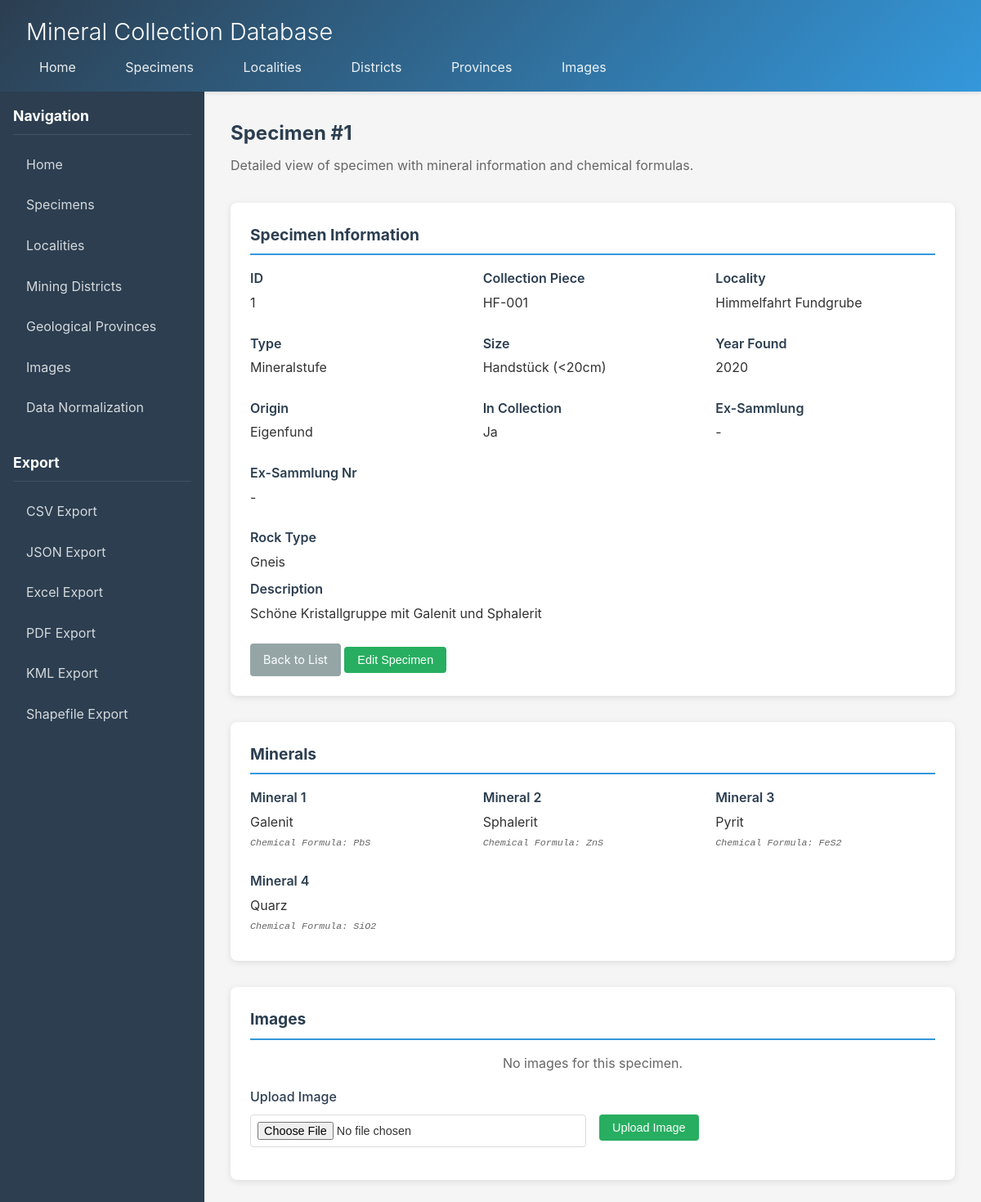
/view_stufen/1, run on the app's committed database.
### tables this page shows
CREATE TABLE stufen (
        snr INTEGER PRIMARY KEY AUTOINCREMENT,
        fundstelle TEXT,
        sammlungsstueck TEXT,
        art TEXT,
        groesse TEXT,
        mineral_1 TEXT,
        mineral_2 TEXT,
        mineral_3 TEXT,
        mineral_4 TEXT,
        gestein TEXT,
        beschreibung TEXT,
        fundjahr INTEGER,
        herkunft TEXT,
        im_bestand TEXT,
        mineral_1_formula TEXT,
        mineral_2_formula TEXT,
        mineral_3_formula TEXT,
        mineral_4_formula TEXT
    , ex_sammlung TEXT, ex_sammlung_nr TEXT);

### app.py (the view)
@app.route('/view_stufen/<int:snr>')
def view_stufen(snr):
    conn = get_db()
    cursor = conn.cursor()
    cursor.execute("SELECT * FROM stufen WHERE snr = ?", (snr,))
    stufe = cursor.fetchone()
    if stufe:
        stufe_dict = dict(stufe)
        formulas = get_formulas_for_stufe(
            stufe_dict.get('mineral_1'),
            stufe_dict.get('mineral_2'),
            stufe_dict.get('mineral_3'),
            stufe_dict.get('mineral_4')
        )
        for key, value in formulas.items():
            stufe_dict[key] = value
        cursor.execute("SELECT * FROM images WHERE snr = ? AND image_type = 'stufen'", (snr,))
        images = [dict(row) for row in cursor.fetchall()]
        conn.close()
        return render_template('view_stufen.html', stufe=stufe_dict, images=images)
    conn.close()
    return redirect(url_for('stufen_page'))

### app.py (called while the page is built)
def get_db():
    conn = sqlite3.connect(DB_PATH)
    conn.row_factory = sqlite3.Row
    conn.execute("PRAGMA foreign_keys = ON")
    return conn

def get_formula(mineral_name):
    if not mineral_name:
        return None
    mineral_lower = mineral_name.strip().lower()
    if mineral_lower in COMMON_MINERALS:
        return COMMON_MINERALS[mineral_lower]
    for key, formula in COMMON_MINERALS.items():
        if key in mineral_lower or mineral_lower in key:
            return formula
    return None

def get_formulas_for_stufe(mineral_1, mineral_2, mineral_3, mineral_4):
    formulas = {
        'mineral_1_formula': None,
        'mineral_2_formula': None,
        'mineral_3_formula': None,
        'mineral_4_formula': None
    }
    try:
        if mineral_1:
            formulas['mineral_1_formula'] = get_formula(mineral_1)
        if mineral_2:
            formulas['mineral_2_formula'] = get_formula(mineral_2)
        if mineral_3:
            formulas['mineral_3_formula'] = get_formula(mineral_3)
        if mineral_4:
            formulas['mineral_4_formula'] = get_formula(mineral_4)
    except Exception as e:
        print(f"Error in get_formulas_for_stufe: {e}")
    return formulas

### templates/view_stufen.html (shortened to what this page needs)
{% extends "base.html" %}
{% block content %}
<div class="content-header">
    <h2>Specimen #{{ stufe.snr }}</h2>
    <p>Detailed view of specimen with mineral information and chemical formulas.</p>
</div>
<div class="card">
    <h3>Specimen Information</h3>
    <div class="detail-grid">
        <div class="detail-item">
            <label>ID</label>
            <p>{{ stufe.snr }}</p>
        </div>
        <div class="detail-item">
            <label>Collection Piece</label>
            <p>{{ stufe.sammlungsstueck or '-' }}</p>
        </div>
        <div class="detail-item">
            <label>Locality</label>
            <p>{{ stufe.fundstelle or '-' }}</p>
        </div>
        <div class="detail-item">
            <label>Type</label>
            <p>{{ stufe.art or '-' }}</p>
        </div>
        <div class="detail-item">
            <label>Size</label>
            <p>{{ stufe.groesse or '-' }}</p>
        </div>
        <div class="detail-item">
            <label>Year Found</label>
            <p>{{ stufe.fundjahr or '-' }}</p>
        </div>
        <div class="detail-item">
            <label>Origin</label>
            <p>{{ stufe.herkunft or '-' }}</p>
        </div>
        <div class="detail-item">
            <label>In Collection</label>
            <p>{{ stufe.im_bestand or '-' }}</p>
        </div>
        <div class="detail-item">
            <label>Ex-Sammlung</label>
            <p>{{ stufe.ex_sammlung or '-' }}</p>
        </div>
        <div class="detail-item">
            <label>Ex-Sammlung Nr</label>
            <p>{{ stufe.ex_sammlung_nr or '-' }}</p>
        </div>
    </div>
    <div class="detail-item" style="margin-top: 1rem;">
        <label>Rock Type</label>
        <p>{{ stufe.gestein or '-' }}</p>
    </div>
    <div class="detail-item">
        <label>Description</label>
        <p>{{ stufe.beschreibung or '-' }}</p>
    </div>
    <div style="margin-top: 1.5rem;">
        <a href="/stufen" class="btn btn-secondary">Back to List</a>
        <button class="btn btn-success" onclick="openEditModal({{ stufe.snr }})">Edit Specimen</button>
    </div>
</div>
<div class="card">
    <h3>Minerals</h3>
    <div class="detail-grid">
        <div class="detail-item">
            <label>Mineral 1</label>
            <p>
                {{ stufe.mineral_1 or '-' }}
                {% if stufe.mineral_1_formula %}
                <div class="mineral-formula">Chemical Formula: {{ stufe.mineral_1_formula }}</div>
                {% endif %}
            </p>
        </div>
        <div class="detail-item">
            <label>Mineral 2</label>
            <p>
                {{ stufe.mineral_2 or '-' }}
                {% if stufe.mineral_2_formula %}
                <div class="mineral-formula">Chemical Formula: {{ stufe.mineral_2_formula }}</div>
                {% endif %}
            </p>
        </div>
        <div class="detail-item">
            <label>Mineral 3</label>
            <p>
                {{ stufe.mineral_3 or '-' }}
                {% if stufe.mineral_3_formula %}
                <div class="mineral-formula">Chemical Formula: {{ stufe.mineral_3_formula }}</div>
                {% endif %}
            </p>
        </div>
        <div class="detail-item">
            <label>Mineral 4</label>
            <p>
                {{ stufe.mineral_4 or '-' }}
                {% if stufe.mineral_4_formula %}
                <div class="mineral-formula">Chemical Formula: {{ stufe.mineral_4_formula }}</div>
                {% endif %}
            </p>
        </div>
    </div>
</div>
{% if images %}
<div class="card">
    <h3>Images ({{ images|length }})</h3>
    <div class="image-gallery">
        {% for image in images %}
        <div style="text-align: center;">
            <img src="/bilder/{{ image.photo }}" alt="{{ image.photo }}" class="image-thumbnail" onclick="openImageModal('{{ image.photo }}')">
            <p style="margin-top: 0.5rem; font-size: 0.8rem; color: #666;">{{ image.photo }}</p>
        </div>
        {% endfor %}
    </div>
    <form method="post" enctype="multipart/form-data" id="upload-form" style="margin-top: 1rem; padding-top: 1rem; border-top: 1px solid #eee;">
        <div class="form-row">
            <div class="form-group">
                <label>Upload New Image</label>
                <input type="file" id="image-file" accept="image/*" required>
            </div>
            <div class="form-group">
                <label>&nbsp;</label>
                <button type="button" class="btn btn-success" onclick="uploadImage()">Upload Image</button>
            </div>
        </div>
    </form>
</div>
{% else %}
<div class="card">
    <h3>Images</h3>
    <p style="text-align: center; color: #666;">No images for this specimen.</p>
    <form method="post" enctype="multipart/form-data" id="upload-form" style="margin-top: 1rem;">
        <div class="form-row">
            <div class="form-group">
                <label>Upload Image</label>
                <input type="file" id="image-file" accept="image/*" required>
            </div>
            <div class="form-group">
                <label>&nbsp;</label>
                <button type="button" class="btn btn-success" onclick="uploadImage()">Upload Image</button>
            </div>
        </div>
    </form>
</div>
{% endif %}
{% endblock %}

### templates/base.html (style rules this page uses)
* { margin: 0; padding: 0; box-sizing: border-box; }
body { font-family: -apple-system, BlinkMacSystemFont, 'Segoe UI', Roboto, Oxygen, Ubuntu, Cantarell, sans-serif; background-color: #f5f5f5; color: #333; line-height: 1.6; }
.content-header { margin-bottom: 2rem; }
.content-header h2 { font-size: 1.5rem; color: #2c3e50; margin-bottom: 0.5rem; }
.content-header p { color: #666; }
.card { background: white; border-radius: 8px; box-shadow: 0 2px 8px rgba(0,0,0,0.1); padding: 1.5rem; margin-bottom: 2rem; }
.card h3 { font-size: 1.2rem; color: #2c3e50; margin-bottom: 1rem; padding-bottom: 0.5rem; border-bottom: 2px solid #3498db; }
.btn { display: inline-block; padding: 0.5rem 1rem; background: #3498db; color: white; border: none; border-radius: 4px; cursor: pointer; text-decoration: none; font-size: 0.9rem; transition: all 0.3s ease; }
.btn-secondary { background: #95a5a6; }
.btn-success { background: #27ae60; }
.form-group { margin-bottom: 1rem; }
.form-group label { display: block; margin-bottom: 0.5rem; font-weight: 500; color: #2c3e50; }
.form-group input, .form-group select, .form-group textarea { width: 100%; padding: 0.5rem; border: 1px solid #ddd; border-radius: 4px; font-size: 0.9rem; }
.form-row { display: flex; gap: 1rem; margin-bottom: 1rem; }
.form-row .form-group { flex: 1; margin-bottom: 0; }

### templates/view_stufen.html (style rules this page uses)
.mineral-formula { font-family: monospace; font-size: 0.9em; color: #666; font-style: italic; margin-top: 0.25rem; }
.detail-grid { display: grid; grid-template-columns: repeat(auto-fit, minmax(250px, 1fr)); gap: 1rem; }
.detail-item { margin-bottom: 0.5rem; }
.detail-item label { display: block; font-weight: 600; color: #2c3e50; margin-bottom: 0.25rem; }
.detail-item p { margin: 0; color: #333; }

### data on the page
stufen: snr "1", sammlungsstueck "HF-001", fundstelle "Himmelfahrt Fundgrube", art "Mineralstufe", groesse "Handstück (<20cm)", fundjahr "2020", herkunft "Eigenfund", im_bestand "Ja", gestein "Gneis", beschreibung "Schöne Kristallgruppe mit Galenit und Sphalerit", mineral_1 "Galenit", mineral_2 "Sphalerit", mineral_3 "Pyrit", mineral_4 "Quarz"

### other printed values
{{ stufe.ex_sammlung or '-' }} "-"
{{ stufe.ex_sammlung_nr or '-' }} "-"
{{ stufe.mineral_1_formula }} "PbS"
{{ stufe.mineral_2_formula }} "ZnS"
{{ stufe.mineral_3_formula }} "FeS2"
{{ stufe.mineral_4_formula }} "SiO2"
